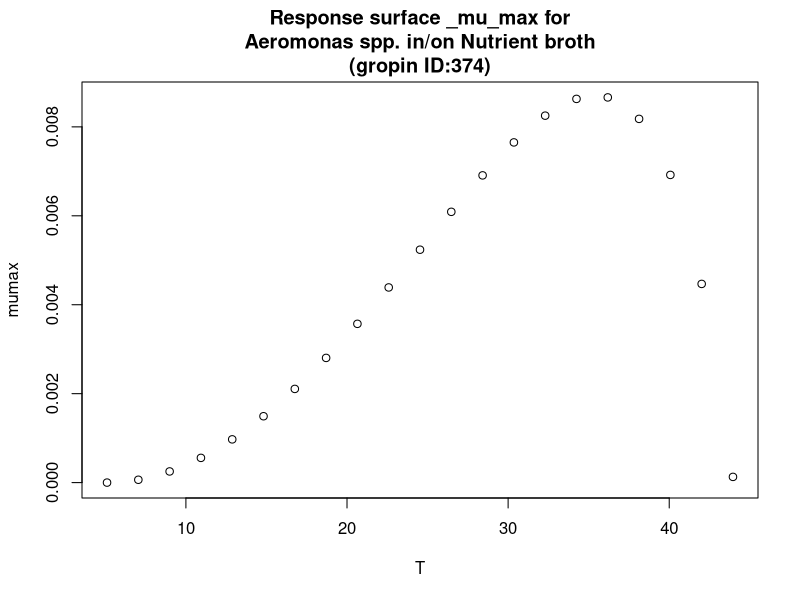

Write R code to recreate this figure.
#############################
# start of Parameter script
#############################
T <- seq(5.1051,43.956043956044,length.out=21)
#############################
# end of Parameter script
#############################
############################# 
# start of Model script Gropin ID 374 
#############################
 
# constant coefficients for this model
 
variables <- data.frame(T)
argumentsPar <- unique.data.frame(expand.grid(variables))
 
# heart of the model
response_surface <- function(T) {
   mumax <-(8.7*(10^-3)*(T-44)*((T-5.1)^2))/((35.4-5.1)*((35.4-5.1)*(T-35.4)-(35.4-44)*(35.4+5.1-2*T)))

	return(mumax=mumax)
} 

# output parameters
responseSurface <- cbind(argumentsPar,response_surface(argumentsPar['T']))
colnames(responseSurface) <- c(colnames(argumentsPar),'mumax')
#############################
# End of Model script
#############################
############################# 
# start of Visualisation script Gropin ID 374 
#############################
titleText <-'Response surface _mu_max for
Aeromonas spp. in/on Nutrient broth
(gropin ID:374)'
plot(T,responseSurface$'mumax',xlab='T',
                          ylab='mumax',main=titleText)
#############################
# End of Visualisation script
#############################
